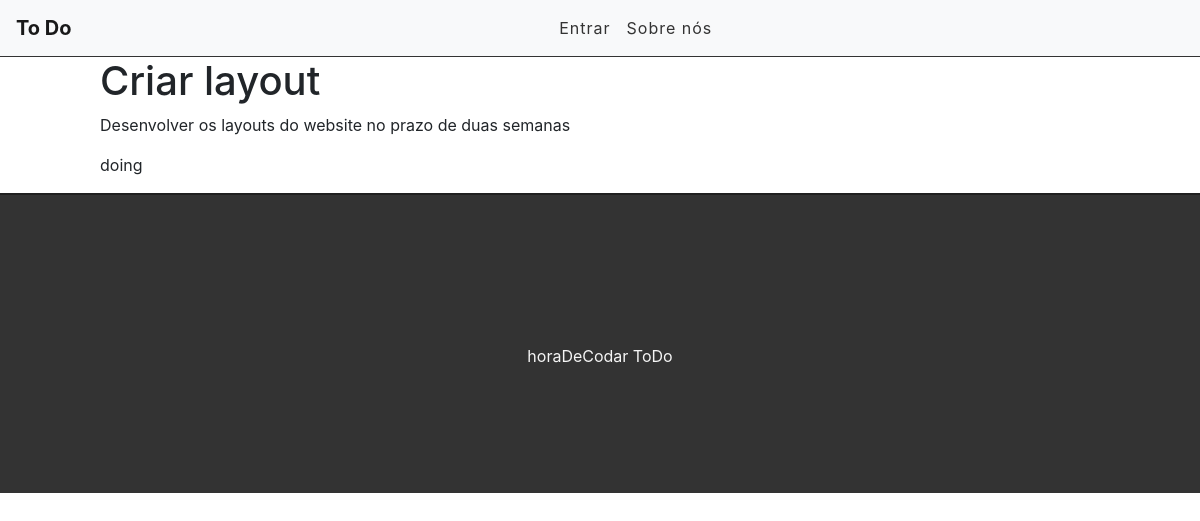
The app's page /task/7 with its own data.
### tasks/models.py (models this page shows, shortened)
class Task(models.Model):
  STATUS = (
    ('doing', 'Doing'),
    ('done', 'Done'),
    )
  title = models.CharField(max_length=255)
  description = models.TextField()
  done = models.CharField(
    max_length = 5,
    choices = STATUS,
  )
  created_at = models.DateTimeField(auto_now_add=True)
  updated_at = models.DateTimeField(auto_now=True)

### tasks/views.py (the view)
# urls.py: path('task/<int:id>', views.taskView, name='task-view'),
def taskView(request, id):
    task = get_object_or_404(Task, pk=id)
    return render(request, 'tasks/task.html', {'task': task})

### tasks/templates/tasks/task.html (shortened to what this page needs)
{% extends 'tasks/base.html' %}
{% block content %}
<div class="offset-1 col-10 list-div">
  <h1>{{task.title}}</h1>
  <p>{{task.description}}</p>
  <p>{{task.done}}</p>
</div>
{% endblock %}

### tasks/static/css/styles.css (style rules this page uses)
.list-div { padding: 0; }

### records on screen
Task: title "Criar layout", description "Desenvolver os layouts do website no prazo de duas semanas", done "doing"
